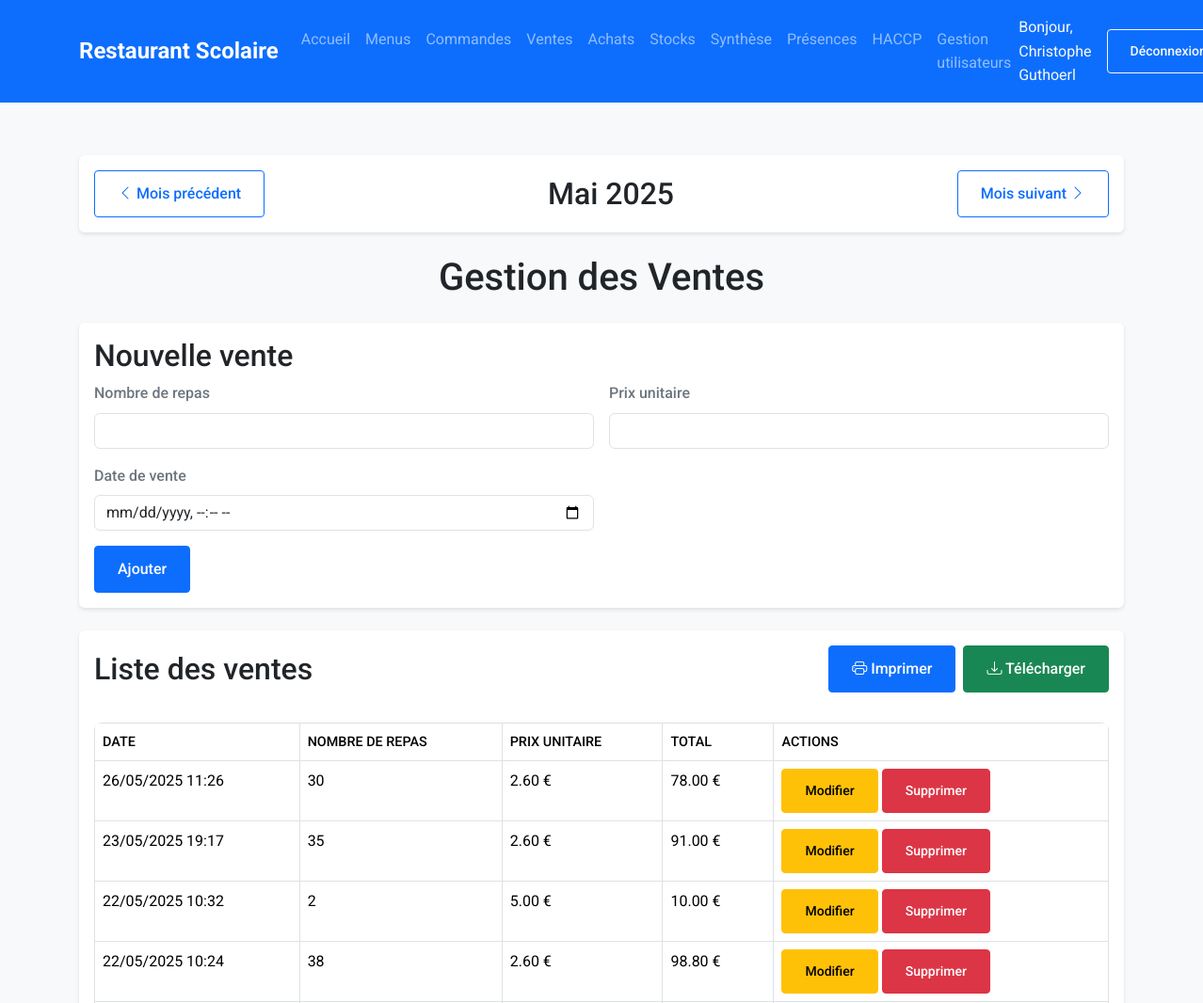
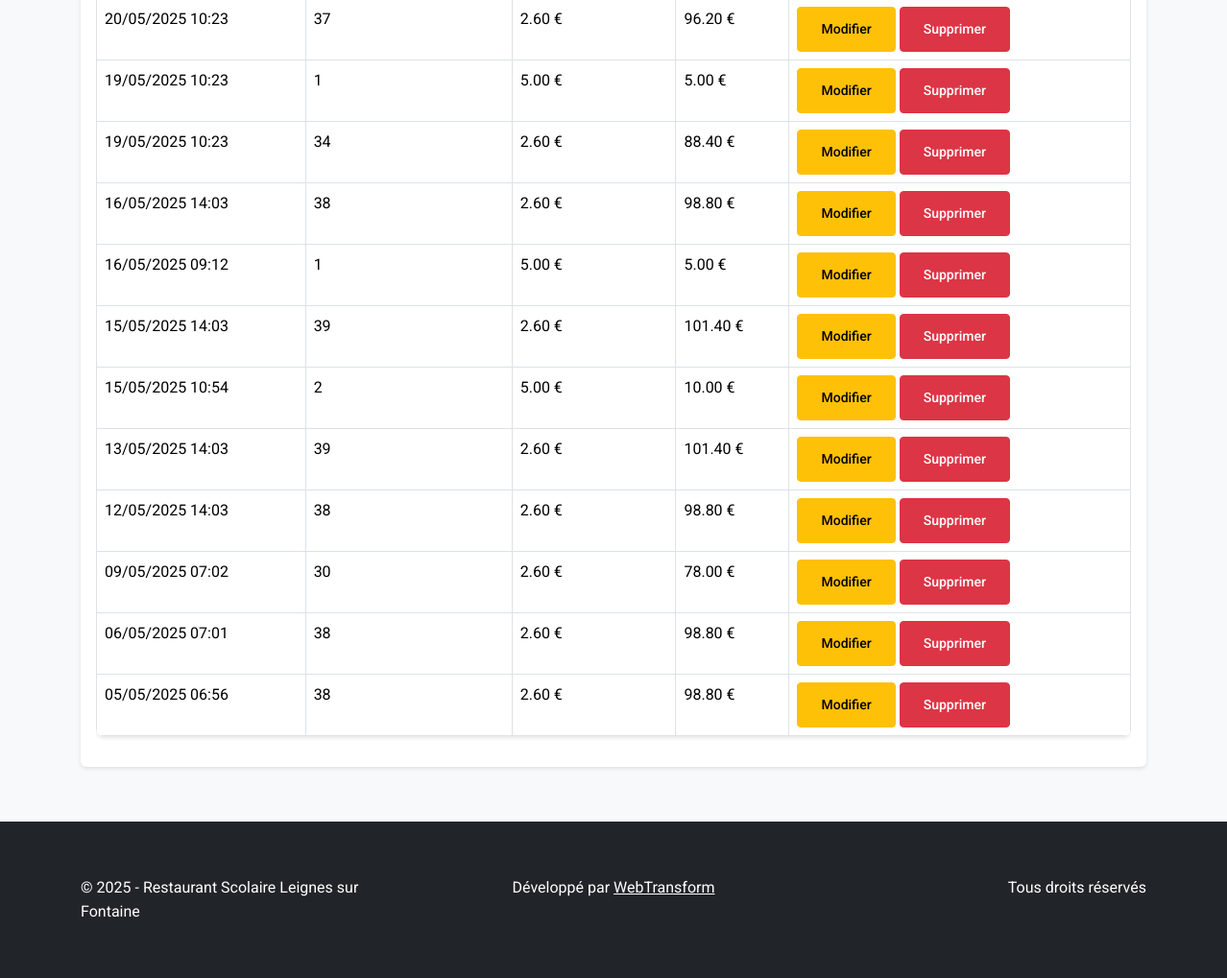
/templates/ventes/ (signed in), run on the app's committed database (2 pictures, top to bottom).
### tables this page shows
CREATE TABLE `ventes` (
  `id` int(11) NOT NULL,
  `nb_repas` int(11) NOT NULL,
  `prix_unitaire` decimal(10,2) NOT NULL,
  `date_vente` datetime NOT NULL,
  `created_at` timestamp NOT NULL DEFAULT CURRENT_TIMESTAMP,
  `updated_at` timestamp NOT NULL DEFAULT CURRENT_TIMESTAMP ON UPDATE CURRENT_TIMESTAMP
);

### includes/functions.php (called while the page is built, shortened)
<?php
function formatDateToFrench($date, $format = 'MMMM y')
{
    $formatter = new IntlDateFormatter(
        'fr_FR',
        IntlDateFormatter::FULL,
        IntlDateFormatter::FULL,
        'Europe/Paris',
        IntlDateFormatter::GREGORIAN,
        $format
    );
    if (is_string($date)) {
        $date = new DateTime($date);
    }
    return ucfirst($formatter->format($date));
}

### auth/auth_functions.php (called while the page is built, shortened)
<?php
if (!function_exists('logout')) {
    if (!function_exists('hasEditPermission')) {
        function hasEditPermission()
        {
            return isset($_SESSION['role']) && $_SESSION['role'] === 'admin';
        }
    }
}

### src/Models/vente.php (called while the page is built, shortened)
<?php
class Vente
{
    private $db;
    public function __construct()
    {
        $config = require_once __DIR__ . '/../../config/database.php';
        try {
            $this->db = new PDO(
                "mysql:host={$config['host']};dbname={$config['dbname']};port={$config['port']}",
                $config['user'],
                $config['password']
            );
            $this->db->setAttribute(PDO::ATTR_ERRMODE, PDO::ERRMODE_EXCEPTION);
        } catch (PDOException $e) {
            die("Erreur de connexion : " . $e->getMessage());
        }
    }
    public function getListe($mois = null, $annee = null) {
    $sql = "SELECT * FROM ventes WHERE MONTH(date_vente) = ? AND YEAR(date_vente) = ? ORDER BY date_vente DESC";
    $stmt = $this->db->prepare($sql);
    $stmt->execute([$mois, $annee]);
    return $stmt->fetchAll(PDO::FETCH_ASSOC);
}
}

### templates/ventes/index.php (the view, shortened to what this page needs)
<?php
require_once __DIR__ . '/../../includes/header.php';
require_once __DIR__ . '/../../includes/functions.php';
require_once __DIR__ . '/../../src/Models/vente.php';
require_once __DIR__ . '/../../auth/auth_functions.php';
$vente = new Vente();
$mois = isset($_GET['mois']) ? intval($_GET['mois']) : intval(date('m'));
$annee = isset($_GET['annee']) ? intval($_GET['annee']) : intval(date('Y'));
$datePrecedente = new DateTime("$annee-$mois-01");
$datePrecedente->modify('-1 month');
$dateSuivante = new DateTime("$annee-$mois-01");
$dateSuivante->modify('+1 month');
$ventes = $vente->getListe($mois, $annee);
?>
<div class="container">
    <div class="card mb-4">
        <div class="card-body">
            <div class="d-flex justify-content-between align-items-center">
                <a href="?mois=<?= $datePrecedente->format('m') ?>&annee=<?= $datePrecedente->format('Y') ?>"
                    class="btn btn-outline-primary">
                    <i class="bi bi-chevron-left"></i> Mois précédent
                </a>
                <div class="d-flex align-items-center">
                    <h2 class="mb-0">
                        <?= formatDateToFrench("$annee-$mois-01", 'MMMM y') ?>
                    </h2>
                </div>
                <a href="?mois=<?= $dateSuivante->format('m') ?>&annee=<?= $dateSuivante->format('Y') ?>"
                    class="btn btn-outline-primary">
                    Mois suivant <i class="bi bi-chevron-right"></i>
                </a>
            </div>
        </div>
    </div>
    <h1 class="text-center mb-4">Gestion des Ventes</h1>
    <?php if (hasEditPermission()): ?>
    <div class="card mb-4">
        <div class="card-body">
            <h2 class="card-title">Nouvelle vente</h2>
            <form method="POST" class="row g-3">
                <div class="col-md-6">
                    <label for="nb_repas" class="form-label">Nombre de repas</label>
                    <input type="number" class="form-control" id="nb_repas" name="nb_repas" required>
                </div>
                <div class="col-md-6">
                    <label for="prix_unitaire" class="form-label">Prix unitaire</label>
                    <input type="number" step="0.01" class="form-control" id="prix_unitaire" name="prix_unitaire"
                        required>
                </div>
                <div class="col-md-6">
                    <label for="date_vente" class="form-label">Date de vente</label>
                    <input type="datetime-local" class="form-control" id="date_vente" name="date_vente">
                </div>
                <div class="col-12">
                    <button type="submit" class="btn btn-primary">Ajouter</button>
                </div>
            </form>
        </div>
    </div>
    <?php endif; ?>
    <div class="card">
        <div class="card-body">
            <div class="d-flex justify-content-between align-items-center mb-3">
                <h2 class="card-title mb-0">Liste des ventes</h2>
                <div class="d-flex gap-2">
                    <button class="btn btn-primary" onclick="imprimerVentes()">
                        <i class="bi bi-printer"></i> Imprimer
                    </button>
                    <a href="download.php?mois=<?= $mois ?>&annee=<?= $annee ?>"
                        class="btn btn-success">
                        <i class="bi bi-download"></i> Télécharger
                    </a>
                </div>
            </div>
            <div class="table-responsive">
                <table class="table">
                    <thead>
                        <tr>
                            <th>Date</th>
                            <th>Nombre de repas</th>
                            <th>Prix unitaire</th>
                            <th>Total</th>
                            <?php if (hasEditPermission()): ?>
                            <th>Actions</th>
                            <?php endif; ?>
                        </tr>
                    </thead>
                    <tbody>
                        <?php foreach ($ventes as $v): ?>
                        <tr>
                            <td><?= date('d/m/Y H:i', strtotime($v['date_vente'])) ?>
                            </td>
                            <td><?= htmlspecialchars($v['nb_repas']) ?>
                            </td>
                            <td><?= number_format($v['prix_unitaire'], 2) ?>
                                €</td>
                            <td><?= number_format($v['nb_repas'] * $v['prix_unitaire'], 2) ?>
                                €</td>
                            <?php if (hasEditPermission()): ?>
                            <td>
                                <button class="btn btn-sm btn-warning"
                                    onclick="modifierVente(<?= $v['id'] ?>)">
                                    Modifier
                                </button>
                                <button class="btn btn-sm btn-danger"
                                    onclick="supprimerVente(<?= $v['id'] ?>)">
                                    Supprimer
                                </button>
                            </td>
                            <?php endif; ?>
                        </tr>
                        <?php endforeach; ?>
                    </tbody>
                </table>
            </div>
        </div>
    </div>
</div>
<?php require_once __DIR__ . '/../../includes/footer.php'; ?>

### public/css/style.css (style rules this page uses)
:root { --primary-color: #0d6efd; --secondary-color: #6c757d; --success-color: #198754; --background-color: #f8f9fa; --text-color: #212529; }
* { margin: 0; padding: 0; box-sizing: border-box; }
html, body { height: 100%; }
body { font-family: 'Roboto', Arial, sans-serif; line-height: 1.6; color: var(--text-color); background-color: var(--background-color); min-height: 100vh; display: flex; flex-direction: column; }
main>.container { padding-top: 2rem; padding-bottom: 2rem; }
.card { transition: transform 0.3s ease, box-shadow 0.3s ease; border: none; box-shadow: 0 2px 4px rgba(0, 0, 0, 0.1); }
label { display: block; margin-bottom: 0.5rem; font-weight: 500; color: var(--secondary-color); }
input, select, textarea { width: 100%; padding: 0.75rem; border: 1px solid #dee2e6; border-radius: 4px; transition: border-color 0.2s ease; }
.btn { padding: 0.75rem 1.5rem; border-radius: 4px; font-weight: 500; transition: all 0.2s ease; }
table { width: 100%; border-collapse: collapse; margin-top: 1rem; background: white; box-shadow: 0 2px 4px rgba(0, 0, 0, 0.1); border-radius: 8px; overflow: hidden; }
th { background-color: var(--primary-color); color: white; font-weight: 500; text-transform: uppercase; font-size: 0.9rem; }
th, td { padding: 1rem; border: 1px solid #dee2e6; }
tr:nth-child(even) { background-color: rgba(0, 0, 0, 0.02); }
.container { width: 100%; padding-right: 15px; padding-left: 15px; margin-right: auto; margin-left: auto; }

### data on the page
ventes: date_vente "26/05/2025 11:26", nb_repas "30", prix_unitaire "2.60", $v['nb_repas'] * $v['prix_unitaire'] "78.00"
ventes: date_vente "23/05/2025 19:17", nb_repas "35", prix_unitaire "2.60", $v['nb_repas'] * $v['prix_unitaire'] "91.00"
ventes: date_vente "22/05/2025 10:32", nb_repas "2", prix_unitaire "5.00", $v['nb_repas'] * $v['prix_unitaire'] "10.00"
ventes: date_vente "22/05/2025 10:24", nb_repas "38", prix_unitaire "2.60", $v['nb_repas'] * $v['prix_unitaire'] "98.80"
ventes: date_vente "20/05/2025 10:23", nb_repas "37", prix_unitaire "2.60", $v['nb_repas'] * $v['prix_unitaire'] "96.20"
ventes: date_vente "19/05/2025 10:23", nb_repas "1", prix_unitaire "5.00", $v['nb_repas']*$v['prix_unitaire'] "5.00"
ventes: date_vente "19/05/2025 10:23", nb_repas "34", prix_unitaire "2.60", $v['nb_repas'] * $v['prix_unitaire'] "88.40"
ventes: date_vente "16/05/2025 14:03", nb_repas "38", prix_unitaire "2.60", $v['nb_repas'] * $v['prix_unitaire'] "98.80"
ventes: date_vente "16/05/2025 09:12", nb_repas "1", prix_unitaire "5.00", $v['nb_repas']*$v['prix_unitaire'] "5.00"
ventes: date_vente "15/05/2025 14:03", nb_repas "39", prix_unitaire "2.60", $v['nb_repas'] * $v['prix_unitaire'] "101.40"
ventes: date_vente "15/05/2025 10:54", nb_repas "2", prix_unitaire "5.00", $v['nb_repas'] * $v['prix_unitaire'] "10.00"
ventes: date_vente "13/05/2025 14:03", nb_repas "39", prix_unitaire "2.60", $v['nb_repas'] * $v['prix_unitaire'] "101.40"
ventes: date_vente "12/05/2025 14:03", nb_repas "38", prix_unitaire "2.60", $v['nb_repas'] * $v['prix_unitaire'] "98.80"
ventes: date_vente "09/05/2025 07:02", nb_repas "30", prix_unitaire "2.60", $v['nb_repas'] * $v['prix_unitaire'] "78.00"
ventes: date_vente "06/05/2025 07:01", nb_repas "38", prix_unitaire "2.60", $v['nb_repas'] * $v['prix_unitaire'] "98.80"
ventes: date_vente "05/05/2025 06:56", nb_repas "38", prix_unitaire "2.60", $v['nb_repas'] * $v['prix_unitaire'] "98.80"

### other printed values
$_SESSION['nom_complet'] "Christophe Guthoerl"
formatDateToFrench("$annee-$mois-01", 'MMMM y') "Mai 2025"
